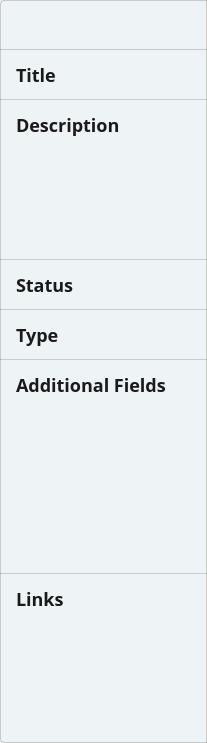
<?xml version="1.0" encoding="UTF-8"?>
<ui version="4.0">
 <class>ReviewItemDetailTableHeader</class>
 <widget class="QWidget" name="ReviewItemDetailTableHeader">
  <property name="geometry">
   <rect>
    <x>0</x>
    <y>0</y>
    <width>207</width>
    <height>743</height>
   </rect>
  </property>
  <property name="sizePolicy">
   <sizepolicy hsizetype="Fixed" vsizetype="Fixed">
    <horstretch>0</horstretch>
    <verstretch>0</verstretch>
   </sizepolicy>
  </property>
  <property name="minimumSize">
   <size>
    <width>207</width>
    <height>743</height>
   </size>
  </property>
  <property name="maximumSize">
   <size>
    <width>207</width>
    <height>743</height>
   </size>
  </property>
  <property name="windowTitle">
   <string>Form</string>
  </property>
  <property name="styleSheet">
   <string notr="true">#blackCell {
	background: #EEF4F6;
	border: 1px solid #34343426;
	border-top-left-radius: 4px;
	border-top-right-radius: 0px;
}

#titleCell,
#descriptionCell,
#statusCell,
#typeCell,
#additionalFieldsCell,
#linksCell {
	background: #EEF4F6;
	border: 1px solid #34343426;
	border-top: none;
	border-radius: 0px;
}

#linksCell {
	border-bottom-left-radius: 4px;
}

QLabel {
	font-family: Open Sans;
	font-weight: 600;
	font-size: 18px;
	line-height: 26px;
	letter-spacing: 0%;
	color: #1A1A1A;
	background: transparent;
}
</string>
  </property>
  <layout class="QVBoxLayout" name="verticalLayout">
   <property name="spacing">
    <number>0</number>
   </property>
   <property name="leftMargin">
    <number>0</number>
   </property>
   <property name="topMargin">
    <number>0</number>
   </property>
   <property name="rightMargin">
    <number>0</number>
   </property>
   <property name="bottomMargin">
    <number>0</number>
   </property>
   <item>
    <widget class="QWidget" name="blackCell" native="true">
     <property name="minimumSize">
      <size>
       <width>0</width>
       <height>50</height>
      </size>
     </property>
     <property name="maximumSize">
      <size>
       <width>16777215</width>
       <height>50</height>
      </size>
     </property>
    </widget>
   </item>
   <item>
    <widget class="QWidget" name="titleCell" native="true">
     <property name="minimumSize">
      <size>
       <width>0</width>
       <height>50</height>
      </size>
     </property>
     <property name="maximumSize">
      <size>
       <width>16777215</width>
       <height>50</height>
      </size>
     </property>
     <layout class="QVBoxLayout" name="verticalLayout_6">
      <property name="leftMargin">
       <number>16</number>
      </property>
      <property name="topMargin">
       <number>12</number>
      </property>
      <property name="rightMargin">
       <number>16</number>
      </property>
      <property name="bottomMargin">
       <number>12</number>
      </property>
      <item>
       <widget class="QLabel" name="label">
        <property name="text">
         <string>Title</string>
        </property>
       </widget>
      </item>
     </layout>
    </widget>
   </item>
   <item>
    <widget class="QWidget" name="descriptionCell" native="true">
     <property name="minimumSize">
      <size>
       <width>0</width>
       <height>160</height>
      </size>
     </property>
     <property name="maximumSize">
      <size>
       <width>16777215</width>
       <height>160</height>
      </size>
     </property>
     <layout class="QVBoxLayout" name="verticalLayout_3">
      <property name="leftMargin">
       <number>16</number>
      </property>
      <property name="topMargin">
       <number>12</number>
      </property>
      <property name="rightMargin">
       <number>16</number>
      </property>
      <property name="bottomMargin">
       <number>12</number>
      </property>
      <item>
       <widget class="QLabel" name="label_2">
        <property name="text">
         <string>Description</string>
        </property>
       </widget>
      </item>
      <item>
       <spacer name="verticalSpacer">
        <property name="orientation">
         <enum>Qt::Orientation::Vertical</enum>
        </property>
        <property name="sizeHint" stdset="0">
         <size>
          <width>20</width>
          <height>40</height>
         </size>
        </property>
       </spacer>
      </item>
     </layout>
    </widget>
   </item>
   <item>
    <widget class="QWidget" name="statusCell" native="true">
     <property name="minimumSize">
      <size>
       <width>0</width>
       <height>50</height>
      </size>
     </property>
     <property name="maximumSize">
      <size>
       <width>16777215</width>
       <height>50</height>
      </size>
     </property>
     <layout class="QVBoxLayout" name="verticalLayout_5">
      <property name="leftMargin">
       <number>16</number>
      </property>
      <property name="topMargin">
       <number>12</number>
      </property>
      <property name="rightMargin">
       <number>16</number>
      </property>
      <property name="bottomMargin">
       <number>12</number>
      </property>
      <item>
       <widget class="QLabel" name="label_3">
        <property name="text">
         <string>Status</string>
        </property>
       </widget>
      </item>
     </layout>
    </widget>
   </item>
   <item>
    <widget class="QWidget" name="typeCell" native="true">
     <property name="minimumSize">
      <size>
       <width>0</width>
       <height>50</height>
      </size>
     </property>
     <property name="maximumSize">
      <size>
       <width>16777215</width>
       <height>50</height>
      </size>
     </property>
     <layout class="QVBoxLayout" name="verticalLayout_7">
      <property name="leftMargin">
       <number>16</number>
      </property>
      <property name="topMargin">
       <number>12</number>
      </property>
      <property name="rightMargin">
       <number>16</number>
      </property>
      <property name="bottomMargin">
       <number>12</number>
      </property>
      <item>
       <widget class="QLabel" name="label_4">
        <property name="text">
         <string>Type</string>
        </property>
       </widget>
      </item>
     </layout>
    </widget>
   </item>
   <item>
    <widget class="QWidget" name="additionalFieldsCell" native="true">
     <property name="minimumSize">
      <size>
       <width>0</width>
       <height>214</height>
      </size>
     </property>
     <property name="maximumSize">
      <size>
       <width>16777215</width>
       <height>214</height>
      </size>
     </property>
     <layout class="QVBoxLayout" name="verticalLayout_2">
      <property name="leftMargin">
       <number>16</number>
      </property>
      <property name="topMargin">
       <number>12</number>
      </property>
      <property name="rightMargin">
       <number>16</number>
      </property>
      <property name="bottomMargin">
       <number>16</number>
      </property>
      <item>
       <widget class="QLabel" name="label_5">
        <property name="text">
         <string>Additional Fields</string>
        </property>
       </widget>
      </item>
      <item>
       <spacer name="verticalSpacer_2">
        <property name="orientation">
         <enum>Qt::Orientation::Vertical</enum>
        </property>
        <property name="sizeHint" stdset="0">
         <size>
          <width>20</width>
          <height>40</height>
         </size>
        </property>
       </spacer>
      </item>
     </layout>
    </widget>
   </item>
   <item>
    <widget class="QWidget" name="linksCell" native="true">
     <layout class="QVBoxLayout" name="verticalLayout_4">
      <property name="leftMargin">
       <number>16</number>
      </property>
      <property name="topMargin">
       <number>12</number>
      </property>
      <property name="rightMargin">
       <number>16</number>
      </property>
      <property name="bottomMargin">
       <number>12</number>
      </property>
      <item>
       <widget class="QLabel" name="label_6">
        <property name="text">
         <string>Links</string>
        </property>
       </widget>
      </item>
      <item>
       <spacer name="verticalSpacer_3">
        <property name="orientation">
         <enum>Qt::Orientation::Vertical</enum>
        </property>
        <property name="sizeHint" stdset="0">
         <size>
          <width>20</width>
          <height>40</height>
         </size>
        </property>
       </spacer>
      </item>
     </layout>
    </widget>
   </item>
  </layout>
 </widget>
 <resources/>
 <connections/>
</ui>
